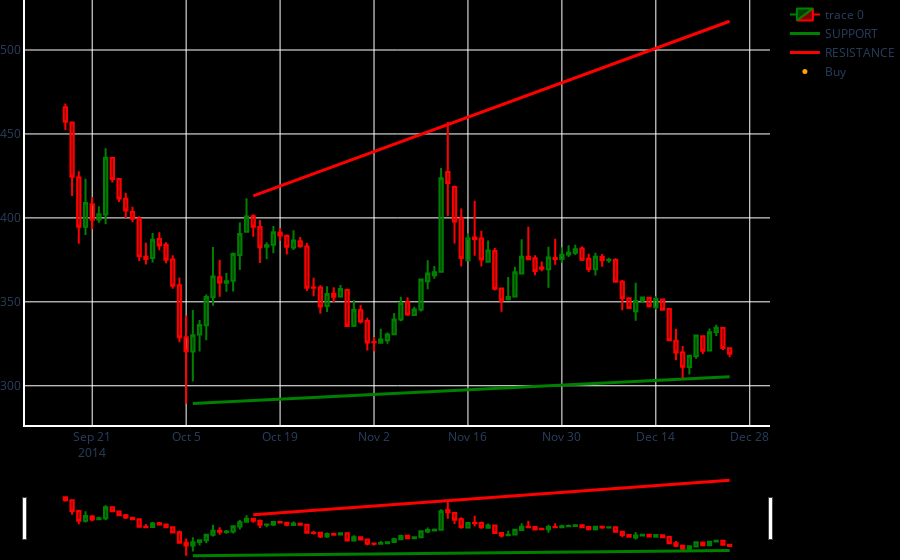

Write notebook code for a chart like this one.
### Markdown cell above
УРТ ХУГАЦААГААР ХАРАХ ХЭСЭГ

### Code cell
# with indicator
# df = data
# df['resistance'] = np.nan
# df['support'] = np.nan
# # plt.plot(df.index, df.Close)
# # plt.show()
# # ===== Calculate Channel ====
resistance(df)
support(df)
decide()
# ===== PLOTLY =====
import plotly.graph_objects as go
fig = go.Figure(data=[go.Candlestick(x=df.index,
                                    open=df['Open'],
                                    high=df['High'],
                                    low=df['Low'],
                                    close=df['Close'],
                                    increasing_line_color='green',
                                    decreasing_line_color='red'),
                                    go.Scatter(x=df.index, y=df['support'], line=dict(color="green", width=3), name="SUPPORT"),
                                    go.Scatter(x=df.index, y=df['resistance'], line=dict(color='red', width=3), name="RESISTANCE"),
                                    go.Scatter(x=df.index, y=df['Buy'], mode="markers", marker=dict(size=5, color="Orange"), name="Buy")])

fig.update(layout_xaxis_rangeslider_visible=True)
fig.update_layout(paper_bgcolor="black", plot_bgcolor="black", margin_l=0, margin_b=0, margin_r=0, margin_t=0)
fig.update_xaxes(showline=True, linewidth=2, linecolor='white', gridcolor='white')
fig.update_yaxes(showline=True, linewidth=2, linecolor='white', gridcolor='white')
fig.show()
